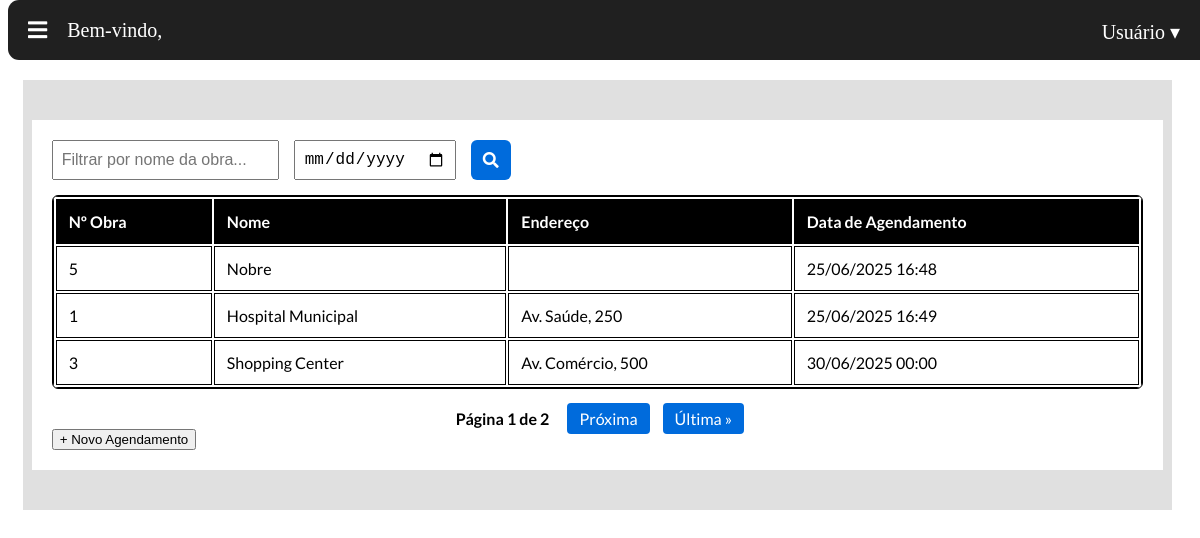
Page /agenda/lista/ (signed in) on the committed database.
### agenda/models.py (models this page shows, shortened)
class Agendamento(models.Model):
    obra = models.ForeignKey(obra, on_delete=models.CASCADE, related_name='agendamentos')
    data = models.DateTimeField(auto_now_add=True)
    montador = models.ForeignKey(usuario, on_delete=models.CASCADE)
    data_agendamento = models.DateTimeField()
    realizado = models.BooleanField(default=False)

### obra/models.py (models this page shows, shortened)
class obra(models.Model):
    nome = models.CharField('nome', max_length=50)
    numero = models.IntegerField('numero controle')
    endereco = models.TextField('endereço', max_length=200, null=True, blank=True)
    data_criacao = models.DateTimeField('Data de criação',auto_now_add=True)
    cliente = models.CharField('nome cliente', max_length=50)
    previsao_entrega = models.DateTimeField('Data prevista para entrega', null=True, blank=True)

### agenda/views.py (the view)
# urls.py: path('lista/', views.listar_agendamentos, name='listar'),
@login_required
def listar_agendamentos(request):
    nome = request.GET.get('nome', '')
    data = request.GET.get('data', '')
    agendamentos = Agendamento.objects.select_related('obra').order_by('data_agendamento')
    if nome:
        agendamentos = agendamentos.filter(obra__nome__icontains=nome)
    if data:
        agendamentos = agendamentos.filter(data_agendamento__date=data)
    paginator = Paginator(agendamentos, 3)  # Exibe 10 agendamentos por página
    pagina_num = request.GET.get('page')
    pagina_obj = paginator.get_page(pagina_num)
    return render(request, "agenda/listar_agendamentos.html", {
        "pagina_obj": pagina_obj,
        "nome": nome,
        "data": data,
    })

### templates/agenda/listar_agendamentos.html (shortened to what this page needs)
{% extends 'base.html' %}
{% load static %}
{% block content %}
{% block extra_css %}
<link rel="stylesheet" href="{% static 'agenda/listaAgenda.css' %}">
{% endblock %}
<div class="lista-agenda-container">
  <form method="get" class="filtros-tabela">
    <input type="text" id="filtro-nome" name="nome" value="{{ nome }}" placeholder="Filtrar por nome da obra...">
    <input type="date" id="filtro-data" name="data" value="{{ data }}">
    <button type="submit" id="btn-filtrar" class="btn-filtrar">
      <i class="fas fa-search"></i>
    </button>
  </form>
  <section class="tabela-wrapper">
    <table class="tabela-agendamentos">
      <thead>
        <tr>
          <th>Nº Obra</th>
          <th>Nome</th>
          <th>Endereço</th>
          <th>Data de Agendamento</th>
        </tr>
      </thead>
      <tbody id="tabela-corpo">
        {% for agendamento in pagina_obj %}
          <tr>
            <td>{{ agendamento.obra.id }}</td>
            <td>{{ agendamento.obra.nome }}</td>
            <td>{{ agendamento.obra.endereco }}</td>
            <td>{{ agendamento.data_agendamento|date:"d/m/Y H:i" }}</td>
          </tr>
        {% empty %}
          <tr>
            <td colspan="4">Nenhum agendamento encontrado.</td>
          </tr>
        {% endfor %}
      </tbody>
    </table>
  </section>
  <div class="paginacao">
    <span>Página {{ pagina_obj.number }} de {{ pagina_obj.paginator.num_pages }}</span>
    {% if pagina_obj.has_next %}
      <a href="?page={{ pagina_obj.next_page_number }}&nome={{ nome }}&data={{ data }}">Próxima</a>
      <a href="?page={{ pagina_obj.paginator.num_pages }}&nome={{ nome }}&data={{ data }}">Última &raquo;</a>
    {% endif %}
  </div>
  <button id="abrir-modal" data-url="{% url 'agenda:novo_agendamento' %}">
    + Novo Agendamento
  </button>
</div>
{% endblock %}

### static/css/estilo.css (style rules this page uses)
:root { --accent-color: #fd9432; --gradient-color: #0d32d8; }

### static/agenda/listaAgenda.css (style rules this page uses)
.lista-agenda-container { margin: 40px auto; background-color: #fff; padding: 20px; width: 95%; }
.filtros-tabela { display: flex; gap: 15px; margin-bottom: 15px; }
.filtros-tabela input { padding: 8px; font-size: 1rem; }
.btn-filtrar { padding: 8px 12px; background-color: #006bdc; color: white; border: none; border-radius: 6px; cursor: pointer; font-size: 1rem; display: flex; align-items: center; }
.btn-filtrar i { font-size: 16px; }
.tabela-agendamentos { width: 100%; border: 1px solid #000000; }
.tabela-wrapper { overflow-x: auto; background-color: white; border: 1px solid #000000; border-radius: 6px; }
.tabela-agendamentos th, .tabela-agendamentos td { padding: 12px; border: 1px solid #000000; text-align: left; }
.tabela-agendamentos thead { background-color: #000000; color: white; }
.paginacao { text-align: center; margin-top: 20px; }
.paginacao a { margin: 0 5px; padding: 6px 12px; background-color: #006bdc; color: white; border-radius: 4px; text-decoration: none; }
.paginacao span { margin: 0 10px; font-weight: bold; }

### rows in the picture
Agendamento: obra.id "5", obra.nome "Nobre", data_agendamento "25/06/2025 16:48"
Agendamento: obra.id "1", obra.nome "Hospital Municipal", obra.endereco "Av. Saúde, 250", data_agendamento "25/06/2025 16:49"
Agendamento: obra.id "3", obra.nome "Shopping Center", obra.endereco "Av. Comércio, 500", data_agendamento "30/06/2025 00:00"

### other values in the picture
{{ pagina_obj.number }} "1"
{{ pagina_obj.paginator.num_pages }} "2"
